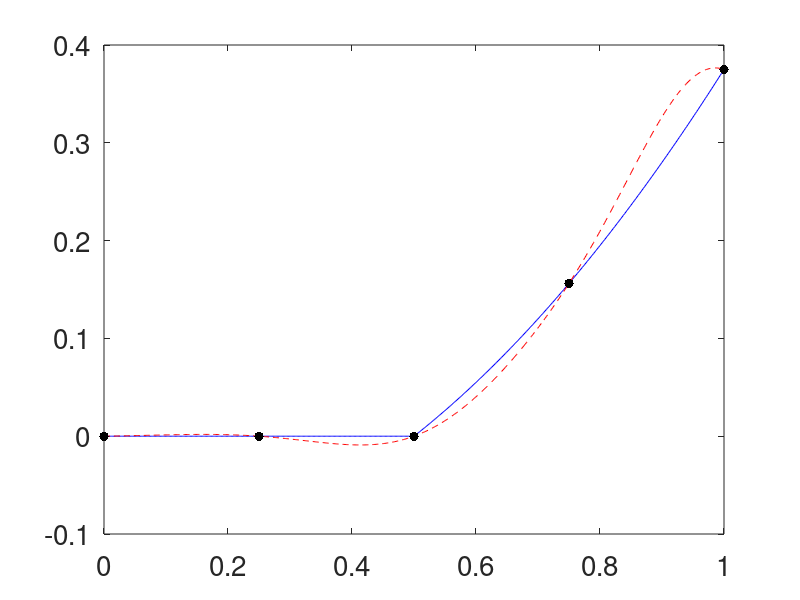

The MATLAB source for this figure:
%Cones and Kernel Approximation for Guarantees
%% Preliminaries
clear all
close all
format compact
set(0,'defaultaxesfontsize',20,'defaulttextfontsize',20)
a=pi;
%testfun=@(x) exp(a*x)-1;
testfun=@(x) (x.^2/2-1/8).*(x>1/2);
tau=2;
epsilon = 1e-2;

%% Kernel
gamma=5;
kernel=@(x,t) exp(-(gamma^2)*(bsxfun(@minus,x,t')).^2);


%% Data and spline approximation
n=5
xnode=linspace(0,1,n)';
Kmat=kernel(xnode,xnode);
condK=cond(Kmat)
y=testfun(xnode);
c=Kmat\y;
splinef=@(x) kernel(x,xnode)*c;

%% Plot of test function and spline
nplot=500;
xplot=linspace(0,1,nplot)';
plot(xplot,testfun(xplot),'b-',...
    xplot,splinef(xplot),'r--',...
    xnode,y,'k.','markersize',20,...
    'linewidth',3)
ntest=1000;
xtest=linspace(0,1,ntest)';

%% Root mean square error
error2=sqrt(mean((testfun(xtest)-splinef(xtest)).^2))
error_sup=max(abs(testfun(xtest)-splinef(xtest)))
%normHsplinef=sqrt(c'*y)
xtPlus=bsxfun(@plus,xnode,xnode');
xtMinus=bsxfun(@minus,xnode,xnode');
Ktildemat = (sqrt(pi/2)/(2*gamma)) ...
    *exp(-((gamma^2)/2)*(xtMinus.^2)) ...
    .*(-erf((gamma/sqrt(2))*(xtPlus-2)) + erf((gamma/sqrt(2))*xtPlus));
condKtilde=cond(Ktildemat)
traceKK=trace(Ktildemat/Kmat)
Herrbd=sqrt(1-traceKK)
%guesserrest=Herrbd*normHsplinef

%% Algorithm 1 Stage 1
normTsplinef=sqrt(c'*Ktildemat*c);
%htilde=sqrt(2*a^2-trace(Htildemat/Kmat))
ErrBound = tau*Herrbd*normTsplinef/(1-tau*Herrbd)
